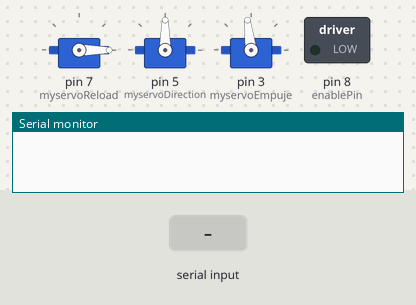
Simulated run of this sketch. Board: Arduino Uno, built with avr-gcc and run on an emulated ATmega328P. Shown: 3 × servo, switched loads named in the sketch (green lamp = pin HIGH), the last lines printed to the serial monitor. Inputs (shaded band) come from the test bench.

Above: at 2.2 s.
2.3 s: "1" received over Serial
At 5.1 s:
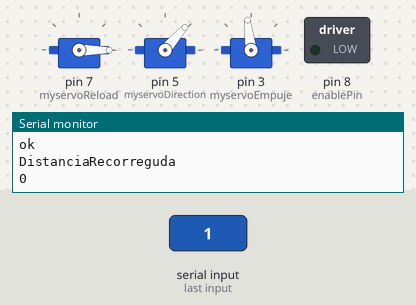
Timing chart, 0 to 11.3 s (numbered marks = the images above; inputs shaded):
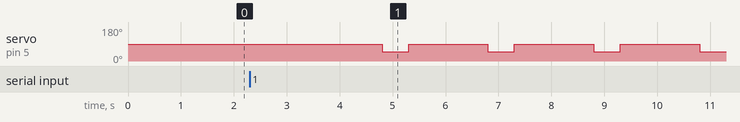

The sketch:

reievwithouthblue_v4.ino
```cpp
#include <Servo.h>
#include <AccelStepper.h>
#include <SoftwareSerial.h>

// SoftwareSerial Serial1(4,5); // RX, TX (Pins bluetooth)
int angle = 0;
int stp1 = 9;  //pin passos motor pas a pas
int dir1 = 10; //pin direccio motor pas a pas
int stp2 = 11; //pin passos motor pas a pas
int dir2 = 12; //pin direccio motor pas a pas
int DistanciaRecorreguda = 0; //Contador de passos total
int primermov = 0;   //Valor de passos a donar per al primer moviment del recoregut abans de girar la storage wheel
int secmov = 0;     //Valor de passos a donar per al segon moviment del recoregut depres de girar la storage wheel
int Rotacio = 4000; //Valor de passos que es nececiten per buidar una columna de l'estorage wheel
int framestep = 0;
bool secmoviment = false;  //Variable que avisa si el robot esta fent la segona part del recoregut depres de girar la storage wheel
bool STOPPROGRAM = false; //Variable que para el programa quan ja no queden mes peces
bool firsttime = true;    //Variable que mira si es rep senyal del python si rep valor permet executar el codi
bool direccionat = true;
int Anglesstorage = 0;
int valorempuje = 110; //valor de rotacio del servo que empeny les peces
const int enablePin = 8; //pin d'activacio motors pas a pas
bool parar;
int Reload = 1000;
//Declarem els motors pas a pas
AccelStepper stepper1(AccelStepper::DRIVER, stp1, dir1);
AccelStepper stepper2(AccelStepper::DRIVER, stp2, dir2);
//Declarem els servomotors
Servo myservoReload;
Servo myservoDirection;
Servo myservoEmpuje;
int out;
//Declarem la estructura de rebut
struct frame_type {
  uint8_t angle;
  uint16_t step;
};

struct frame_type frame;

void setup() {
  pinMode(enablePin, OUTPUT);
  digitalWrite(enablePin, LOW); //activem motors
  stepper1.setMaxSpeed(500);//valors inicials dels motors
  stepper1.move(0);
  stepper1.setAcceleration(300);

  stepper2.setMaxSpeed(500);
  stepper2.move(0);
  stepper2.setAcceleration(300);
//Declarem pins per als servos i els hi donem els valors inicials
  myservoReload.attach(7);
  myservoDirection.attach(5);
  myservoEmpuje.attach(3);
  myservoDirection.write(90);
  myservoEmpuje.write(97);
  myservoReload.write(0);

  Serial.begin(9600);
  Serial.setTimeout(1000);
  out = Serial.readBytes((char *)(&frame), sizeof(frame));
}

void loop() {
  //com que si el programna no rep res del bluetoth assumeix que tot es 0 al principi mentres rebi 0 no executem res quan rebi algo diferent a 0 cambiem el valor de la variable i peretem que es mogui
  if (frame.angle == 0 && firsttime == true) {
    out = Serial.readBytes((char *)(&frame), sizeof(frame));
    if (frame.angle != 0) {
      firsttime = false;
    }
  }
  if (firsttime == false) {
    if (STOPPROGRAM == false) {
      stepper1.run(); //Executa el valor donat a la funcio move() amb la velocitat i la acceleracio del void setup
      stepper2.run();
      myservoEmpuje.write(90);
    }


    if (stepper1.distanceToGo() == 0 && stepper2.distanceToGo() == 0) {
      myservoEmpuje.write(97);
      if (secmoviment == false && direccionat ==false) {
        Serial.println("ok");
        int out = Serial.readBytes((char *)(&frame), sizeof(frame));
        Serial.flush();
        DistanciaRecorreguda = DistanciaRecorreguda + frame.step;
        Serial.println("DistanciaRecorreguda");
        Serial.print(DistanciaRecorreguda);
        direccionat =false;
      }
      if(direccionat ==false) {
          myservoDirection.write(frame.angle);
          delay(500);
          stepper1.move(-100);
          stepper2.move(100);
          direccionat = true;
        }
      if (secmoviment == true) {
        Anglesstorage = Anglesstorage + 45;
        Serial.println("Anglesstorage");
        Serial.print(Anglesstorage);
        myservoReload.write(Anglesstorage);
        if (Anglesstorage >= 180) {  // CHANGE THE VAUE TO 180 OR WHATS BETTER
          STOPPROGRAM = true;
          Serial.println("S'han acabat les peces");
        }
        myservoDirection.write(90);
        delay(500);
        stepper1.move(-secmov);
        stepper2.move(secmov);
        secmoviment = false;
        direccionat = false;
      } else if (DistanciaRecorreguda > Rotacio) {

        Serial.println("Rotacio");
        secmov = DistanciaRecorreguda - Rotacio;
        primermov = frame.step - secmov;
        myservoDirection.write(90);
        delay(500);
        stepper1.move(-primermov);
        stepper2.move(primermov);
        secmoviment = true;
        DistanciaRecorreguda = DistanciaRecorreguda - Rotacio;
      } else {
        if (direccionat == true) {
          myservoDirection.write(90);
          delay(500);
          framestep = (frame.step) * (-1);
          stepper1.move(framestep);
          stepper2.move(frame.step);
          Serial.println(frame.step);
          direccionat = false;

        }
      }
    }
  }
}
```

Measured:
- after the input at 2.3 s, servo on pin 5 (myservoDirection): alternates 90° for 1.5 s and 49° for 0.50 s, starting after 2.5 s
